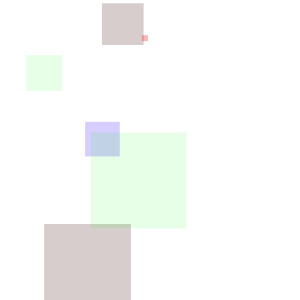
Frame 1 (no input)
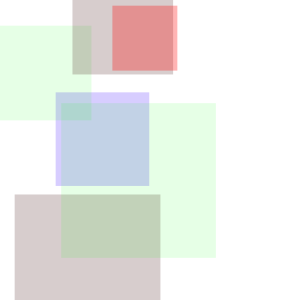
Frame 60 (the mouse pressed at the canvas centre just before this capture)
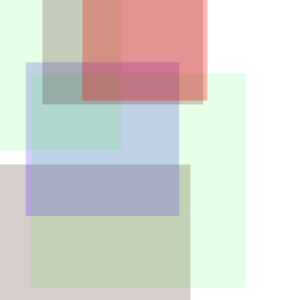
Frame 120 (the mouse held since frame 60 and released just before this capture)

The Processing sketch that drew these frames (run headless with seeded random() and noise(); from frame 60 on, the mouse is pressed at the canvas centre):

// Processing sketch: processing_22966
// ── processing_22966.pde

int num= 6; //declare numder of objects
float rectSize = random(100);

Tile[] myTile= new Tile[num]; // declare name of new objects
color[] myColor= new color [5]; 

void setup() {
  
  size(300,300);
  
  myColor[0]= color(0,255,0,25);  //organize colors along array matrix
  myColor[1]= color(50,0,0,50);
  myColor[2]= color(50,0,255,50);
  myColor[3]= color(100,0,50,25);
  myColor[4]= color(255,0,0,75);
  
  for(int i=0; i<myTile.length; i++) {
    myTile[i]= new Tile();
  }
  
  
  
  noStroke();
  
  rectMode(CENTER);
}

void draw() {
  background(255);
  
  for(int i=0; i<myTile.length; i++) {
    myTile[i].update();
    myTile[i].draw();
  }
}

//set class variables
class Tile {
  
  //testing out class variables as unknowns, and them inputting those variables into a constructor
  
 // float xpos;
 // float ypos;
 // color col;
 // float rectSize;
  
  //Tile(float xpos_, float ypos_, color col_, float rectSize_){
  // xpos = xpos_
  // ypos = ypos_
  // col = col_
  // rectSize = rectSize_
  
  //using the data from original hard coded sketch of box array
  
 float xpos = random(20, width-20) ;
 float ypos = random(20, height-20) ;
 color col = myColor[floor(random(0,5))] ;
 float rectSize = random(100) ;
  
  Tile() {
  }
  
   void update() {
    rectSize++;
    if (rectSize > width) {
      rectSize = 1;
       
    }
  }
 
    void draw() {
      fill(col) ;
  
      rect(xpos,ypos,rectSize,rectSize) ;
    }
  }
  
